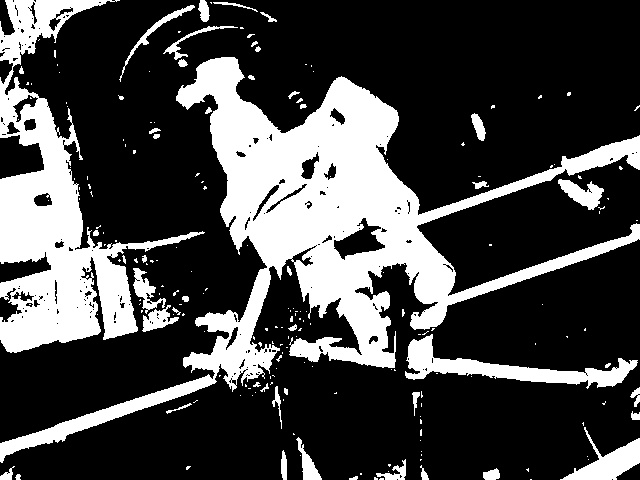
//> input picture Resources/Sample-Images/bin.jpg, 640 x 480 px
$ ./_Extra_Otsu_Binarization   (built with g++ and OpenCV 4)
//> lines starting //> are read from the running program, lines starting //| are printed output that depends on the picture; after the words box and inside, x2 and y2 are one past the last pixel; in counts of white or black regions, pixels touching at a corner belong together
#include <iostream>
#include <opencv2/core/core.hpp>
#include <opencv2/highgui/highgui.hpp>

#define lli long long int

using namespace std;
using namespace cv;

int otsu(lli histogram[],lli total)
{
	lli sum = 0;
	for(int i=0; i < 256 ;i++)
		sum = sum + i*histogram[i];
	lli wB = 0;	//Cumulative Frequency (till intensity value = i)
	lli wF = 0; //Total - Cumulative Frequency( till intensity value = i)
	lli sumB = 0; //Cumulative Weighted Frequency
	lli mB, mF, max = 0,between = 0;
	int threshold1 = 0, threshold2 = 0;
	for(int i=0; i < 256 ;i++)
	{
		wB += histogram[i];
		if(wB == 0)
			continue;
		wF = total - wB;
		if(wF == 0)
			break; 	//Break if wB == total
		sumB += i * histogram[i];
		mB = sumB / wB;
		mF = (sum - sumB) / wF;
		between = wB * wF * (mB - mF) * (mB - mF);
		if(between >= max)
		{
			threshold1 = i;
			if(between > max)
				threshold2 = i;
			max = between;
		}
	}
	return ((threshold1 + threshold2) / 2);
}

Mat binary(Mat image,int threshold)
{
	Mat result(image.size(),CV_8UC1);
	for (int i = 0; i < image.rows; ++i)
	{
		for (int j = 0; j < image.cols; ++j)
		{
			if(image.at<uchar>(i,j)>threshold)
				result.at<uchar>(i,j)=255;
			else
				result.at<uchar>(i,j)=0;
		}
	}
	return result;
}

int main(int argc, char const *argv[])
{
	Mat image;
	string fname;
	cout << "Enter File Name:";
	cin >> fname;
//> the answer given: ../Resources/Sample-Images/bin.jpg
	image = imread(fname,CV_LOAD_IMAGE_GRAYSCALE);
//> image is the input picture: 480 rows x 640 cols, CV_8UC1; min 0, max 255, mean 69.9
	lli freq[256]={0}; //Initialize Frequency Array to 0
	lli N = image.rows*image.cols; //Resolution of Image
//> N = 307200
	for(int i=0; i<image.rows;i++)
	{
		for(int j=0;j<image.cols;j++)
		{
			freq[image.at<uchar>(i,j)]++;	//Increase Frequency Counter
		}
	}
//> after the loop, freq = 256 values, max 206361 at index 0, min 0 at index 10, mean 1200
	cout << "Threshold is: " << otsu(freq,N);
//> the loop in otsu, `for(int i=0; i < 256 ;i++)` made 256 passes
//> sum on passes 1 to 3: 0, 7864, 17780
//> after the loop in otsu, `for(int i=0; i < 256 ;i++)`: sum = 21487511
//> the loop in otsu, `for(int i=0; i < 256 ;i++)` made 256 passes
//> (wB, wF, sumB, mF, between, max) on passes 1 to 6: (206361, 100839, 0, 213, 944094267963351, 944094267963351), (214225, 92975, 7864, 231, 1062821419419375, 1062821419419375), (219183, 88017, 17780, 243, 1139163276224439, 1139163276224439), (221568, 85632, 24935, 250, 1185831936000000, 1185831936000000), (222470, 84730, 28543, 253, 1206562167347900, 1206562167347900), (222801, 84399, 30198, 254, 1213170580041084, 1213170580041084)
//> (wB, wF, sumB, mF, between) on passes 7 to 12: (222893, 84307, 30750, 254, 1212348552781916), (222935, 84265, 31044, 254, 1211972916371900), (222937, 84263, 31060, 254, 1211955023246396), (222938, 84262, 31069, 254, 1211946076490096), (222938, 84262, 31069, 254, 1211946076490096), (222938, 84262, 31069, 254, 1211946076490096)
//> after the loop in otsu, `for(int i=0; i < 256 ;i++)`: wB = 307200; sumB = 4111556; threshold1 = 5; max = 1213170580041084
//| Threshold is: 5
	namedWindow("Otsu Binarization",WINDOW_NORMAL);
	namedWindow("Original",WINDOW_NORMAL);
	imshow("Otsu Binarization",binary(image,otsu(freq,N)));
//> the loop in otsu (call 2), `for(int i=0; i < 256 ;i++)` made 256 passes
//> the loop in otsu (call 2), `for(int i=0; i < 256 ;i++)` made 256 passes
//> (wB, wF, sumB, mB, mF, between) on pass 1: (206361, 100839, 0, 0, 213, 944094267963351)
//> after the loop in binary, `for (int i = 0; i < image.rows; ++i)`:
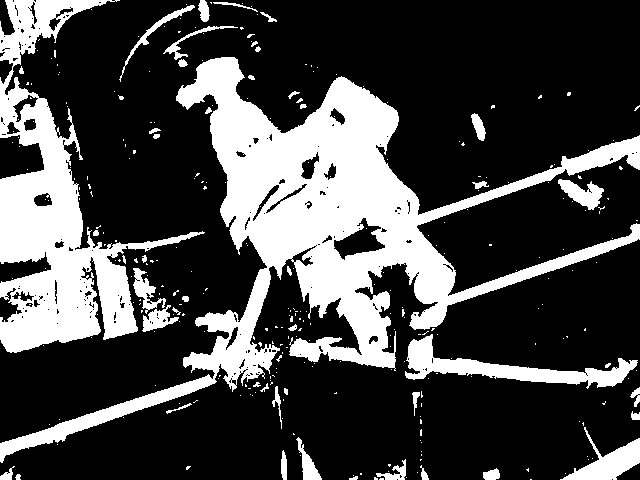
//> result: 480 rows x 640 cols, CV_8UC1; 27.5% white; 311 white regions (263 under 20 px), largest, box (x1, y1, x2, y2) and area: (0, 57, 640, 463) 50059, (0, 0, 205, 353) 22824, (405, 334, 638, 389) 3755
	imshow("Original",image);
	waitKey(0);
	return 0;
}
